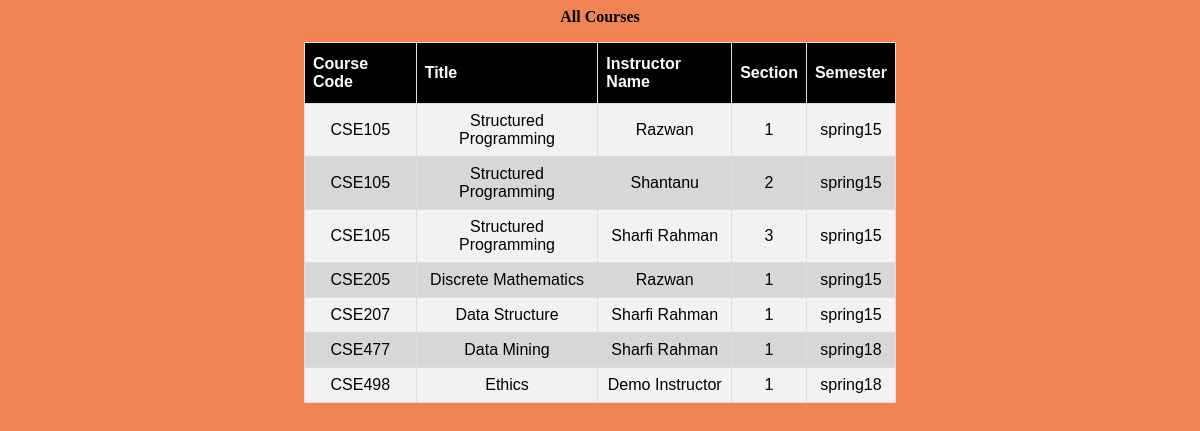
/allcourses.php, run on the app's committed database.
### tables this page shows
CREATE TABLE `instructor` (
  `instructor_sl` int(11) NOT NULL,
  `name` varchar(30) NOT NULL,
  `id` varchar(20) NOT NULL,
  `email` varchar(30) NOT NULL,
  `password` varchar(32) NOT NULL
);

CREATE TABLE `assignedcourse` (
  `serial_no` int(11) NOT NULL,
  `instructor_id` varchar(20) NOT NULL,
  `course_code` varchar(10) NOT NULL,
  `section` int(11) NOT NULL,
  `semester` varchar(10) NOT NULL
);

CREATE TABLE `course` (
  `course_sl` int(11) NOT NULL,
  `course_code` varchar(10) NOT NULL,
  `course_title` varchar(50) DEFAULT NULL,
  `credit` int(11) NOT NULL
);

### allcourses.php (the view, shortened to what this page needs)
<?php
$servername = "localhost";
$username = "root";
$password = "";
$dbname = "AssignmentDB";
$conn = new mysqli($servername, $username, $password, $dbname);
$sql = "select course_code,course_title, name,section,semester from (instructor inner join assignedcourse on assignedcourse.instructor_id = instructor.id) natural join course order by course_code, section;";
$course = $conn->query($sql);
if ($course->num_rows > 0) {
    echo "<center>";
    echo "<p><b>All Courses</b></p>";
    echo "<table id='tables'><tr><th>Course Code</th><th>Title</th><th>Instructor Name</th><th>Section</th><th>Semester</th></tr>";
     while($row = $course->fetch_assoc()) {
        echo "<tr><td>".$row["course_code"]."</td><td>".$row["course_title"]."</td> <td>".$row["name"]."</td><td>".$row["section"]."</td><td>".$row["semester"]."</td></tr>";
    }
    echo "</table>";
    echo "</center>";
} else {
    echo "0 results";
}
?>
<html>
    <head>
    </head>
    <body style="background:#EF8354">
    </body>
</html>

### allcourses.php (style rules this page uses)
table , th, td { border: 1px solid black; text-align: center; }
th { background: grey; }
#tables { font-family: "Trebuchet MS", Arial, Helvetica, sans-serif; border-collapse: collapse; width: 50%; }
#tables td, #tables th { border: 1px solid #ddd; padding: 8px; }
#tables tr:nth-child(even) { background-color: #f2f2f2; }
#tables tr:nth-child(odd) { background-color: #d8d7d6; }
#tables th { padding-top: 12px; padding-bottom: 12px; text-align: left; background-color: #000000; color: white; }

### data on the page
instructor: assignedcourse.course_code "CSE105", course.course_title "Structured Programming", name "Razwan", assignedcourse.section "1", assignedcourse.semester "spring15", assignedcourse.course_code "CSE205", course.course_title "Discrete Mathematics"
instructor: assignedcourse.course_code "CSE105", course.course_title "Structured Programming", name "Shantanu", assignedcourse.section "2", assignedcourse.semester "spring15"
instructor: assignedcourse.course_code "CSE105", course.course_title "Structured Programming", name "Sharfi Rahman", assignedcourse.section "3", assignedcourse.semester "spring15", assignedcourse.course_code "CSE207", course.course_title "Data Structure", assignedcourse.section "1", assignedcourse.course_code "CSE477", course.course_title "Data Mining", assignedcourse.semester "spring18"
instructor: assignedcourse.course_code "CSE498", course.course_title "Ethics", name "Demo Instructor", assignedcourse.section "1", assignedcourse.semester "spring18"
